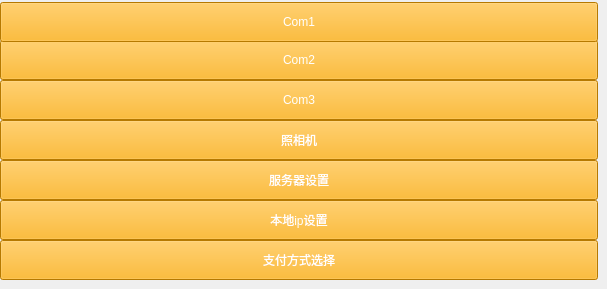
     <widget class="QWidget" name="page_48">
      <widget class="QPushButton" name="pushButton_47">
       <property name="geometry">
        <rect>
         <x>0</x>
         <y>120</y>
         <width>598</width>
         <height>40</height>
        </rect>
       </property>
       <property name="styleSheet">
        <string notr="true">background-color: rgb(255, 170, 0);
color: rgb(255, 255, 255);</string>
       </property>
       <property name="text">
        <string>照相机</string>
       </property>
      </widget>
      <widget class="QPushButton" name="pushButton_48">
       <property name="geometry">
        <rect>
         <x>0</x>
         <y>40</y>
         <width>598</width>
         <height>40</height>
        </rect>
       </property>
       <property name="styleSheet">
        <string notr="true">background-color: rgb(255, 170, 0);
color: rgb(255, 255, 255);</string>
       </property>
       <property name="text">
        <string>Com2</string>
       </property>
      </widget>
      <widget class="QPushButton" name="pushButton_49">
       <property name="geometry">
        <rect>
         <x>0</x>
         <y>2</y>
         <width>598</width>
         <height>40</height>
        </rect>
       </property>
       <property name="styleSheet">
        <string notr="true">background-color: rgb(255, 170, 0);
color: rgb(255, 255, 255);</string>
       </property>
       <property name="text">
        <string>Com1</string>
       </property>
      </widget>
      <widget class="QPushButton" name="pushButton_50">
       <property name="geometry">
        <rect>
         <x>0</x>
         <y>160</y>
         <width>598</width>
         <height>40</height>
        </rect>
       </property>
       <property name="styleSheet">
        <string notr="true">background-color: rgb(255, 170, 0);
color: rgb(255, 255, 255);</string>
       </property>
       <property name="text">
        <string>服务器设置</string>
       </property>
      </widget>
      <widget class="QPushButton" name="pushButton_54">
       <property name="geometry">
        <rect>
         <x>0</x>
         <y>200</y>
         <width>598</width>
         <height>40</height>
        </rect>
       </property>
       <property name="styleSheet">
        <string notr="true">background-color: rgb(255, 170, 0);
color: rgb(255, 255, 255);</string>
       </property>
       <property name="text">
        <string>本地ip设置</string>
       </property>
      </widget>
      <widget class="QPushButton" name="pushButton_65">
       <property name="geometry">
        <rect>
         <x>0</x>
         <y>80</y>
         <width>598</width>
         <height>40</height>
        </rect>
       </property>
       <property name="styleSheet">
        <string notr="true">background-color: rgb(255, 170, 0);
color: rgb(255, 255, 255);</string>
       </property>
       <property name="text">
        <string>Com3</string>
       </property>
      </widget>
      <widget class="QPushButton" name="pushButton_66">
       <property name="geometry">
        <rect>
         <x>0</x>
         <y>240</y>
         <width>598</width>
         <height>40</height>
        </rect>
       </property>
       <property name="styleSheet">
        <string notr="true">background-color: rgb(255, 170, 0);
color: rgb(255, 255, 255);</string>
       </property>
       <property name="text">
        <string>支付方式选择</string>
       </property>
      </widget>
     </widget>
